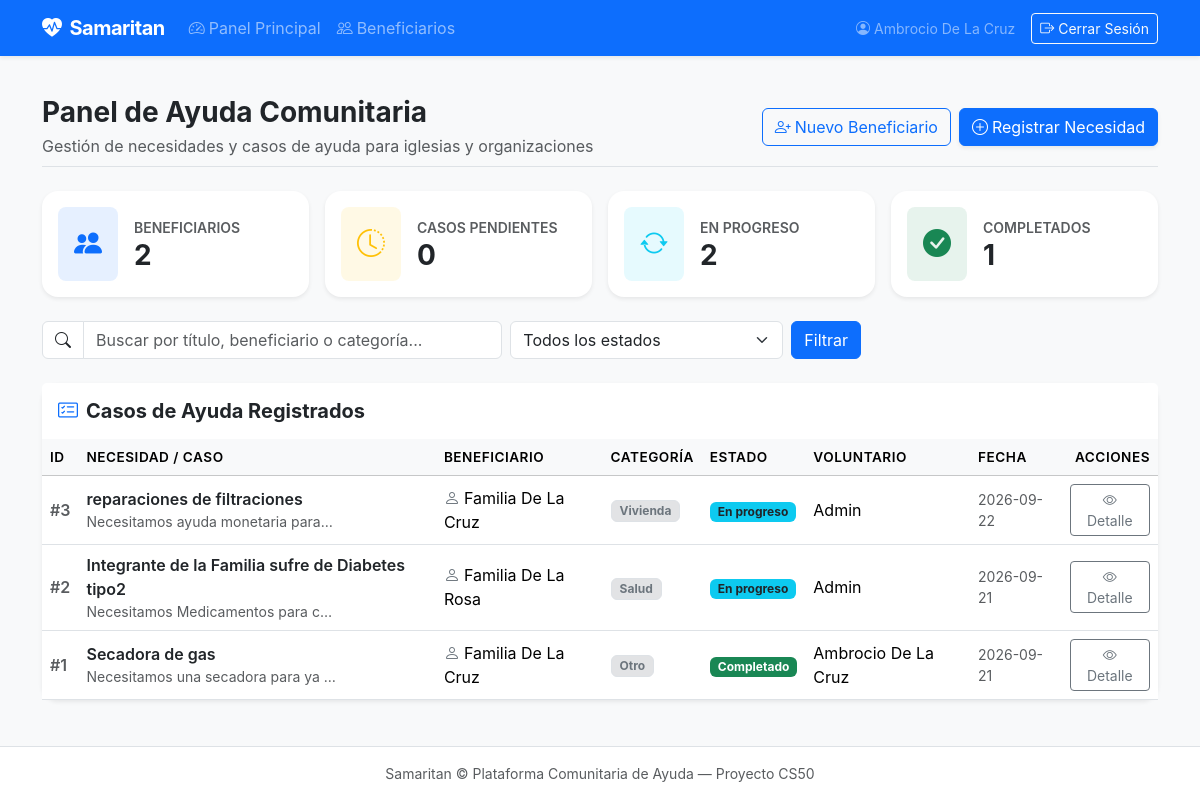
Page / (signed in) on the earlier database version.
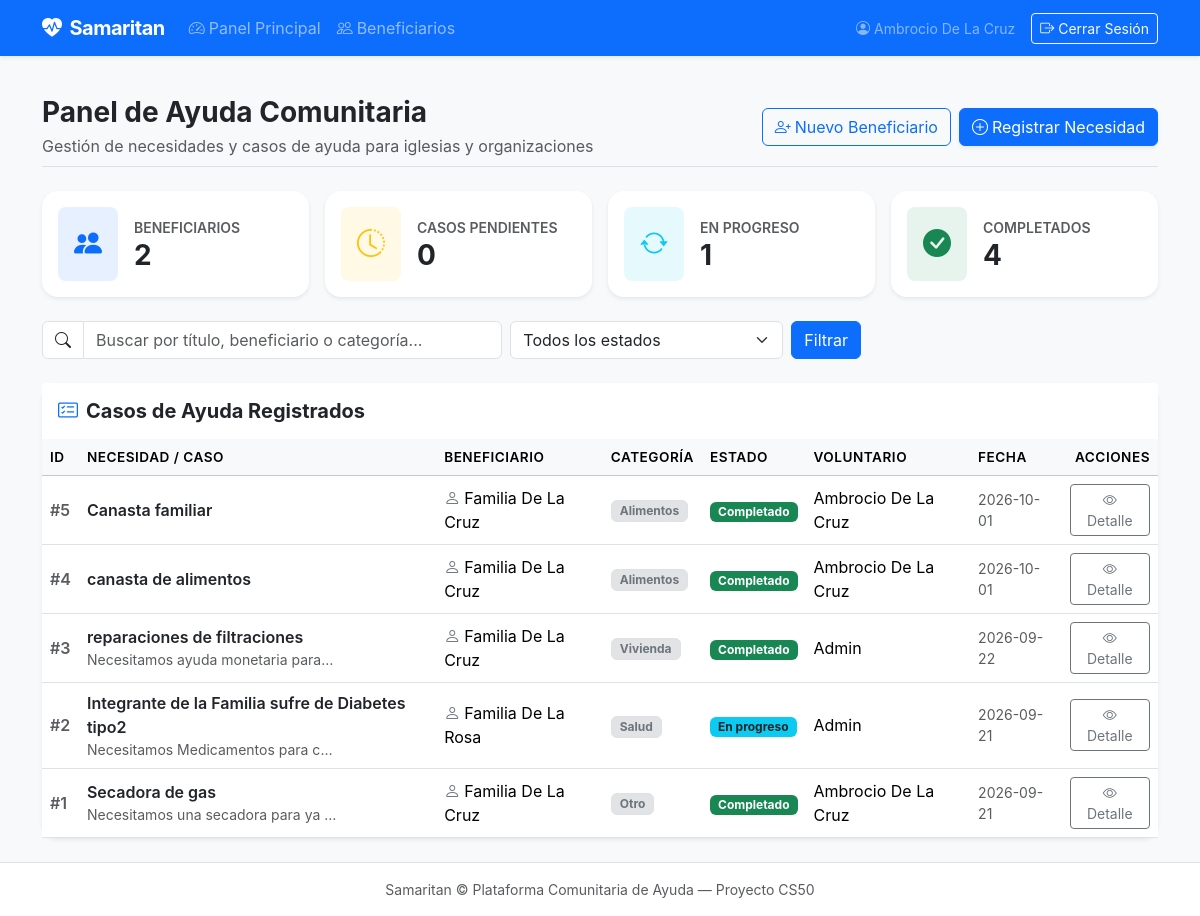
Same page on the later database version.
### tables this page shows
CREATE TABLE users (
    id INTEGER PRIMARY KEY AUTOINCREMENT,
    name TEXT NOT NULL,
    email TEXT NOT NULL UNIQUE,
    hash TEXT NOT NULL,
    role TEXT NOT NULL DEFAULT 'volunteer',
    created_at TIMESTAMP DEFAULT CURRENT_TIMESTAMP
);

CREATE TABLE cases (
    id INTEGER PRIMARY KEY AUTOINCREMENT,
    beneficiary_id INTEGER NOT NULL,
    case_type TEXT NOT NULL,
    category TEXT NOT NULL,
    status TEXT NOT NULL DEFAULT 'pending',
    volunteer_id INTEGER,
    description TEXT,
    created_at TIMESTAMP DEFAULT CURRENT_TIMESTAMP,
    FOREIGN KEY (beneficiary_id) REFERENCES beneficiaries(id) ON DELETE CASCADE,
    FOREIGN KEY (volunteer_id) REFERENCES users (id) ON DELETE SET NULL
);

CREATE TABLE beneficiaries (
    id INTEGER PRIMARY KEY AUTOINCREMENT,
    name TEXT NOT NULL,
    phone TEXT,
    location TEXT,
    household_size INTEGER DEFAULT 1,
    notes TEXT,
    created_at TIMESTAMP DEFAULT CURRENT_TIMESTAMP
);

### app.py (the view)
@app.route("/")
@login_required
def index():
  with get_db() as conn:
    total_beneficiaries = conn.execute("SELECT COUNT(*) FROM beneficiaries;").fetchone()[0]
    pending_cases = conn.execute("SELECT COUNT(*) FROM cases WHERE status = 'pending';").fetchone()[0]
    in_progress_cases = conn.execute("SELECT COUNT(*) FROM cases WHERE status = 'in_progress';").fetchone()[0]
    completed_cases = conn.execute("SELECT COUNT(*) FROM cases WHERE status = 'complete';").fetchone()[0]
    status_filter = request.args.get("status", "")
    search_query = request.args.get("q", "").strip()
    base_query ="""
      SELECT
        c.id, c.case_type, c.category, c.description, c.status, c.created_at,
        b.name AS beneficiary_name,
        u.name AS volunteer_name
      FROM cases c
      JOIN beneficiaries b ON c.beneficiary_id = b.id
      LEFT JOIN users u ON c.volunteer_id = u.id
    """
    where_clauses = []
    params = []
    if status_filter:
      where_clauses.append("c.status = ?")
      params.append(status_filter)
    if search_query:
      where_clauses.append("(c.description LIKE ? OR b.name LIKE ?)")
      params.extend([f"%{search_query}%", f"%{search_query}%"])
    if where_clauses:
      base_query += " WHERE " + " AND ".join(where_clauses)
    base_query += " ORDER BY c.created_at DESC;"
    with get_db() as conn:
      cases = conn.execute(base_query, params).fetchall()
  return render_template(
    "index.html",
    total_beneficiaries=total_beneficiaries,
    pending_cases=pending_cases,
    in_progress_cases=in_progress_cases,
    completed_cases=completed_cases,
    cases=cases,
    selected_status=status_filter,
    search_query=search_query
  )

### app.py (called while the page is built)
@app.after_request
def after_request(response):
    response.headers["Cache-Control"] = "no-cache, no-store, must-revalidate"
    response.headers["Expires"] = 0
    response.headers["Pragma"] = "no-cache"
    return response

### db.py (called while the page is built)
def get_db():
  if "db" not in g:
    g.db = sqlite3.connect(
      current_app.config["DATABASE"],
      detect_types=sqlite3.PARSE_DECLTYPES
    )
    g.db.row_factory = sqlite3.Row
  return g.db

def login_required(f):
  @wraps(f)
  def wrapper(*args, **kwargs):
    if session.get("user_id") is None:
      return redirect("/login")
    return f(*args, **kwargs)
  return wrapper

### templates/index.html (shortened to what this page needs)
{% extends "layout.html" %}
{% block main %}
<div class="d-flex flex-column flex-md-row justify-content-between align-items-md-center mb-4 pb-2 border-bottom">
    <div>
        <h1 class="h3 fw-bold mb-1">Panel de Ayuda Comunitaria</h1>
        <p class="text-muted mb-0">Gestión de necesidades y casos de ayuda para iglesias y organizaciones</p>
    </div>
    <div class="mt-3 mt-md-0 d-flex gap-2">
        <a href="/beneficiaries" class="btn btn-outline-primary">
            <i class="bi bi-person-plus me-1"></i>Nuevo Beneficiario
        </a>
        <a href="/cases/new" class="btn btn-primary shadow-sm">
            <i class="bi bi-plus-circle me-1"></i>Registrar Necesidad
        </a>
    </div>
</div>
<div class="row g-3 mb-4">
    <div class="col-12 col-sm-6 col-lg-3">
        <div class="card border-0 shadow-sm rounded-4 h-100 bg-white">
            <div class="card-body p-3 d-flex align-items-center">
                <div class="rounded-3 bg-primary bg-opacity-10 text-primary p-3 me-3 fs-3">
                    <i class="bi bi-people-fill"></i>
                </div>
                <div>
                    <span class="text-muted small fw-semibold text-uppercase">Beneficiarios</span>
                    <h3 class="fw-bold mb-0">{{ total_beneficiaries }}</h3>
                </div>
            </div>
        </div>
    </div>
    <div class="col-12 col-sm-6 col-lg-3">
        <div class="card border-0 shadow-sm rounded-4 h-100 bg-white">
            <div class="card-body p-3 d-flex align-items-center">
                <div class="rounded-3 bg-warning bg-opacity-10 text-warning p-3 me-3 fs-3">
                    <i class="bi bi-clock-history"></i>
                </div>
                <div>
                    <span class="text-muted small fw-semibold text-uppercase">Casos Pendientes</span>
                    <h3 class="fw-bold mb-0">{{ pending_cases }}</h3>
                </div>
            </div>
        </div>
    </div>
    <div class="col-12 col-sm-6 col-lg-3">
        <div class="card border-0 shadow-sm rounded-4 h-100 bg-white">
            <div class="card-body p-3 d-flex align-items-center">
                <div class="rounded-3 bg-info bg-opacity-10 text-info p-3 me-3 fs-3">
                    <i class="bi bi-arrow-repeat"></i>
                </div>
                <div>
                    <span class="text-muted small fw-semibold text-uppercase">En Progreso</span>
                    <h3 class="fw-bold mb-0">{{ in_progress_cases }}</h3>
                </div>
            </div>
        </div>
    </div>
    <div class="col-12 col-sm-6 col-lg-3">
        <div class="card border-0 shadow-sm rounded-4 h-100 bg-white">
            <div class="card-body p-3 d-flex align-items-center">
                <div class="rounded-3 bg-success bg-opacity-10 text-success p-3 me-3 fs-3">
                    <i class="bi bi-check-circle-fill"></i>
                </div>
                <div>
                    <span class="text-muted small fw-semibold text-uppercase">Completados</span>
                    <h3 class="fw-bold mb-0">{{ completed_cases }}</h3>
                </div>
            </div>
        </div>
    </div>
</div>
<form method="get" action="/" class="mb-4">
    <div class="row g-2 align-items-center">
        <div class="col-12 col-md-6 col-lg-5">
            <div class="input-group">
                <span class="input-group-text bg-white"><i class="bi bi-search"></i></span>
                <input type="text" class="form-control" name="q" placeholder="Buscar por título, beneficiario o categoría..." value="{{ search_query }}">
            </div>
        </div>
        <div class="col-12 col-md-4 col-lg-3">
            <select name="status" class="form-select">
                <option value="">Todos los estados</option>
            </select>
        </div>
        <div class="col-12 col-md-auto d-flex gap-2">
            <button class="btn btn-primary" type="submit">Filtrar</button>
        </div>
    </div>
</form>
<div class="card border-0 shadow-sm rounded-4">
    <div class="card-header bg-white py-3 border-0 d-flex justify-content-between align-items-center">
        <h5 class="fw-bold mb-0"><i class="bi bi-card-checklist me-2 text-primary"></i>Casos de Ayuda Registrados</h5>
    </div>
    <div class="table-responsive">
        <table class="table table-hover align-middle mb-0">
            <thead class="table-light">
                <tr>
                    <th scope="col">ID</th>
                    <th scope="col">Necesidad / Caso</th>
                    <th scope="col">Beneficiario</th>
                    <th scope="col">Categoría</th>
                    <th scope="col">Estado</th>
                    <th scope="col">Voluntario</th>
                    <th scope="col">Fecha</th>
                    <th scope="col" class="text-end">Acciones</th>
                </tr>
            </thead>
            <tbody>
                {% if cases %}
                    {% for case in cases %}
                        <tr>
                            <td class="text-muted fw-semibold">#{{ case.id }}</td>
                            <td>
                                <span class="fw-semibold text-dark">{{ case.case_type }}</span>
                                {% if case.description %}
                                    <p class="small text-muted mb-0 text-truncate" style="max-width: 250px;">{{ case.description }}</p>
                                {% endif %}
                            </td>
                            <td>
                                <i class="bi bi-person me-1 text-secondary"></i>{{ case.beneficiary_name }}
                            </td>
                            <td>
                                <span class="badge bg-secondary-subtle text-secondary border px-2 py-1">
                                    {{ case.category }}
                                </span>
                            </td>
                            <td>
                                {% if case.status == 'pending' %}
                                    <span class="badge bg-warning text-dark px-2 py-1">Pendiente</span>
                                {% elif case.status == 'in_progress' %}
                                    <span class="badge bg-info text-dark px-2 py-1">En progreso</span>
                                {% else %}
                                    <span class="badge bg-success px-2 py-1">Completado</span>
                                {% endif %}
                            </td>
                            <td>
                                {{ case.volunteer_name if case.volunteer_name else '<span class="text-muted fst-italic">Sin asignar</span>' | safe }}
                            </td>
                            <td class="small text-muted">{{ case.created_at.strftime('%Y-%m-%d') }}</td>
                            <td class="text-end">
                                <a href="/cases/{{ case.id }}" class="btn btn-outline-secondary btn-sm">
                                    <i class="bi bi-eye"></i> Detalle
                                </a>
                            </td>
                        </tr>
                    {% endfor %}
                {% endif %}
            </tbody>
        </table>
    </div>
</div>
{% endblock %}

### templates/layout.html (shortened to what this page needs)
<!DOCTYPE html>
<html lang="en">
<head>
    <link href="https://cdn.jsdelivr.net/npm/bootstrap@5.3.3/dist/css/bootstrap.min.css" rel="stylesheet">
    <link href="https://cdn.jsdelivr.net/npm/bootstrap-icons@1.11.3/font/bootstrap-icons.min.css" rel="stylesheet">
    <link href="{{ url_for('static', filename='css/styles.css') }}" rel="stylesheet">
</head>
<body class="bg-light d-flex flex-column min-vh-100">
    <nav class="navbar navbar-expand-lg navbar-dark bg-primary shadow-sm">
        <div class="container">
            <a class="navbar-brand fw-bold" href="/">
                <i class="bi bi-heart-pulse-fill me-2"></i>Samaritan
            </a>
            <div class="collapse navbar-collapse" id="navbarMain">
                {% if session["user_id"] %}
                    <ul class="navbar-nav me-auto mb-2 mb-lg-0">
                        <li class="nav-item">
                            <a class="nav-link" href="/"><i class="bi bi-speedometer2 me-1"></i>Panel Principal</a>
                        </li>
                        <li class="nav-item">
                            <a class="nav-link" href="/beneficiaries"><i class="bi bi-people me-1"></i>Beneficiarios</a>
                        </li>
                    </ul>
                    <ul class="navbar-nav ms-auto mb-2 mb-lg-0 align-items-center">
                        <li class="nav-item me-3 text-white-50 small">
                            <i class="bi bi-person-circle me-1"></i>{{ session.get("user_name", "Voluntario") }}
                        </li>
                        <li class="nav-item">
                            <form action="/logout" method="post">
                                <button type="submit" class="btn btn-outline-light btn-sm"><i class="bi bi-box-arrow-right me-1"></i>Cerrar Sesión</button>
                            </form>
                        </li>
                    </ul>
                {% endif %}
            </div>
        </div>
    </nav>
    <main class="container py-4 flex-grow-1">
        {% block main %}{% endblock %}
    </main>
    <footer class="bg-white border-top py-3 mt-auto text-center text-muted small">
        <div class="container">
            Samaritan &copy; Plataforma Comunitaria de Ayuda — Proyecto CS50
        </div>
    </footer>
</body>
</html>

### static/css/styles.css (style rules this page uses)
:root { --samaritan-primary: #0d6efd; --samaritan-bg: #f8f9fa; }
body { background-color: var(--samaritan-bg); font-family: -apple-system, BlinkMacSystemFont, "Segoe UI", Roboto, "Helvetica Neue", Arial, sans-serif; color: #212529; }
.navbar-brand { letter-spacing: -0.5px; }
.card { transition: transform 0.15s ease, box-shadow 0.15s ease; }
.table th { font-weight: 600; font-size: 0.85rem; text-transform: uppercase; letter-spacing: 0.5px; }
.rounded-4 { border-radius: 1rem !important; }

Differences in the rows shown:
added cases: id "5", case_type "Canasta familiar", beneficiary_name "Familia De La Cruz", category "Alimentos", status "Completado", name "Ambrocio De La Cruz", created_at "2026-10-01"
added cases: id "4", case_type "canasta de alimentos", beneficiary_name "Familia De La Cruz", category "Alimentos", status "Completado", name "Ambrocio De La Cruz", created_at "2026-10-01"
changed cases "reparaciones de filtraciones": status "En progreso" → "Completado"
Other differences:
{{ in_progress_cases }}: "2" → "1"
{{ completed_cases }}: "1" → "4"
